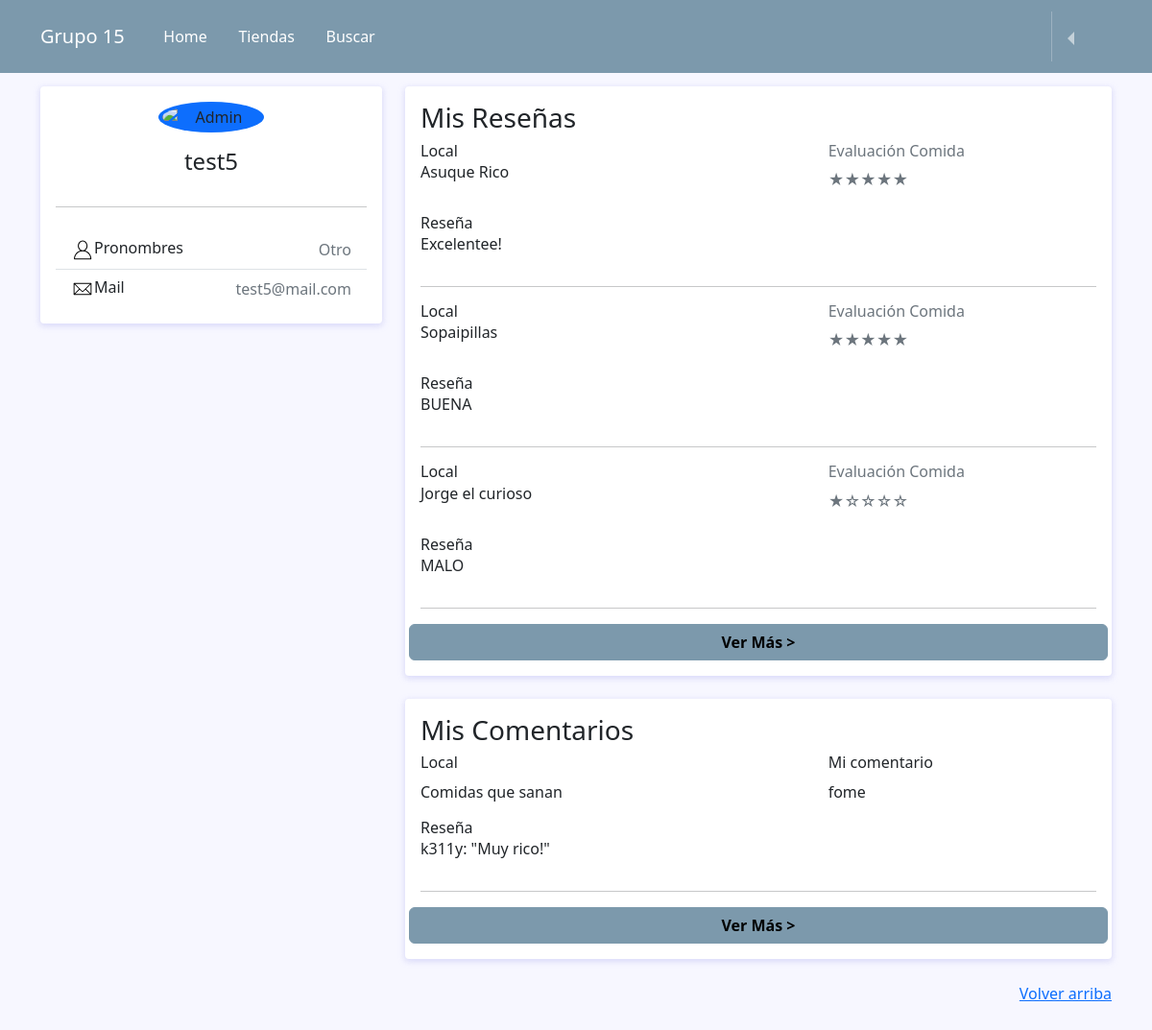
Page /profile/ (signed in) on the committed database.
### reviews/models.py (models this page shows, shortened)
class User(AbstractUser):
  pronombres = [('La','La'),('El','El'), ('Le','Le'),('Otro','Otro')]
  pronombre = models.CharField(max_length=5,choices=pronombres)

class Evaluacion(models.Model):
    usuario = models.ForeignKey(User, on_delete=models.CASCADE)
    local_comida = models.ForeignKey(Puesto_de_comida, related_name='evaluaciones', on_delete=models.CASCADE)
    detalle = models.TextField(blank=True)
    calificacion_comida = models.IntegerField()
    calificacion_precio = models.IntegerField()
    calificacion_presentacion = models.IntegerField()
    fecha = models.DateTimeField(auto_now_add=True)
    usuario_dio_like = models.ManyToManyField(User, related_name='like_reviews', blank=True)
    usuario_dio_dislike = models.ManyToManyField(User, related_name='dislike_reviews', blank=True)

class Puesto_de_comida(models.Model):
    nombre = models.CharField(max_length=200)
    dueño = models.CharField(max_length=200, blank=True)
    FotoLocal = models.ImageField(upload_to='Fotos_locales/', null=True, blank=True)
    def __str__(self):
        return self.nombre

class Comentario(models.Model):
    evaluacion = models.ForeignKey(Evaluacion, related_name='calificaciones', on_delete=models.CASCADE)
    comentarista = models.ForeignKey(User, on_delete=models.CASCADE)
    comentario = models.TextField(blank=False)
    es_util = models.BooleanField(default=False)
    like_comentario = models.IntegerField(default=0)
    dislike_comentario = models.IntegerField(default=0)
    fechacomentario = models.DateTimeField(auto_now_add=True)

### reviews/views.py (the view)
# urls.py: path('profile/', perfil, name="profile"),
@login_required
def perfil(request):
    reviews_usuario = Evaluacion.objects.filter(usuario_id = request.user)
    comentarios_usuario = Comentario.objects.filter(comentarista = request.user)
    return render(request, "perfil.html", {"reviews_usuario" : reviews_usuario, "comentarios_usuario" : comentarios_usuario})

### templates/perfil.html (shortened to what this page needs)
{% extends 'base.html' %}
{% load static %}
{% block content %}
<head>
  <link rel="stylesheet">
  <link href="https://cdnjs.cloudflare.com/ajax/libs/font-awesome/5.11.2/css/all.min.css" rel="stylesheet">
  <link rel="stylesheet" href="{% static 'css/perfil.css' %}">
</head>
{% if request.user.is_authenticated %}
<div class="container">
  <div class="main-body">
    <div class="row">
      <div class="col-lg-4">
        <div class="card">
          <div class="card-body">
            <div class="d-flex flex-column align-items-center text-center">
              <img src="https://cdn-icons-png.flaticon.com/512/149/149071.png?w=740&t=st=1688231463~exp=1688232063~hmac=ebc33f7db0736a6bbfe91501a4693152d8b848fbe1c4ccbad5159473861be23a" alt="Admin" class="rounded-circle p-1 bg-primary" width="110">
              <div class="mt-3">
                <h4>{{request.user.username}}</h4>
              </div>
            </div>
            <hr class="my-4">
            <ul class="list-group list-group-flush">
              <li class="list-group-item d-flex justify-content-between align-items-center flex-wrap">
                <h6 class="mb-0">Pronombres</h6>
                <span class="text-secondary">{{request.user.pronombre}}</span>
              </li>
              <li class="list-group-item d-flex justify-content-between align-items-center flex-wrap">
                <h6 class="mb-0">Mail</h6>
                <span class="text-secondary">{{request.user.email}}</span>
              </li>
            </ul>
          </div>
        </div>
      </div>
      <div class="col-lg-8">
        <div class="card">
          <div class="card-body">
          <h3>Mis Reseñas</h3>
          {% for review in reviews_usuario|slice:":3" %}
            <div class="row mb-3">
              <div class="col-sm-7">
                <h6 class="mb-0">Local</h6>
                <p>{{review.local_comida}}</p>
              </div>
              <div class="col-sm-5 text-secondary">
                <h6>Evaluación Comida</h6>
                {% if review.calificacion_comida == 1 %}
                      <span>★☆☆☆☆</span>
                    {% endif %}
                    {% if review.calificacion_comida == 5 %}
                      <span>★★★★★</span>
                    {% endif %}
              </div>
            </div>
            <div class="row mb-7">
              <div class="col-sm-10">
                <h6 class="mb-0">Reseña</h6>
                <p>{{review.detalle}}</p>
              </div>
            </div>
            <hr>
          {% empty %}
          <h6>No has realizado reseñas</h6>
          {% endfor %}
            <div class="row">
              <button class="btn see-more" id="see-more" data-toggle="modal" data-target="#exampleModal">Ver Más ></button>
            </div>
          </div>
        </div>
        <div class="row">
          <div class="col-sm-12">
            <div class="card">
              <div class="card-body">
                <h3>Mis Comentarios</h3>
              {% for comentario in comentarios_usuario|slice:":3" %}
                <div class="row mb-3">
                  <div class="col-sm-7">
                    <h6 class="d-flex align-items-center">Local</h5>
                    <p>{{comentario.evaluacion.local_comida}}</p>
                  </div>
                  <div class="col-sm-5">
                    <h6>Mi comentario</h6>
                    <p>{{comentario.comentario}}</p>
                  </div>
                  <div class="row mb-7">
                    <div class="col-sm-7">
                      <h6 class="mb-0">Reseña</h6>
                      <p>{{comentario.evaluacion.usuario}}: "{{comentario.evaluacion.detalle}}"</p>
                    </div>
                  </div>
                </div>
                <hr>
              {% empty %}
              <h6>Aun no has realizado comentarios</h6>
              {% endfor %}
                <div class="row">
                  <button class="btn see-more" id="see-more" data-toggle="modal" data-target="#commentsModal">Ver Más ></button>
                </div>
              </div>
            </div>
          </div>
        </div>
      </div>
    </div>
  </div>
</div>
{%endif%}
{% endblock %}

### static/css/style.css (style rules this page uses)
body { background-color: #D3DEDC; padding-top: 70px; padding-bottom: 90px; }

### static/css/perfil.css (style rules this page uses)
body { background: #f7f7ff; margin-top:20px; }
.card { position: relative; display: flex; flex-direction: column; min-width: 0; word-wrap: break-word; background-color: #fff; background-clip: border-box; border: 0 solid transparent; border-radius: .25rem; margin-bottom: 1.5rem; box-shadow: 0 2px 6px 0 rgb(218 218 253 / 65%), 0 2px 6px 0 rgb(206 206 238 / 54%); }
.see-more { background-color: #7C99AC; color: black; font-weight: bold; border-color: #7C99AC; }

### rows in the picture
User: user.username "test5", user.pronombre "Otro", user.email "test5@mail.com"
Evaluacion: local_comida "Asuque Rico", detalle "Excelentee!"
Evaluacion: local_comida "Sopaipillas", detalle "BUENA"
Evaluacion: local_comida "Jorge el curioso", detalle "MALO"
Comentario: evaluacion.local_comida "Comidas que sanan", comentario "fome", evaluacion.usuario "k311y", evaluacion.detalle "Muy rico!"
